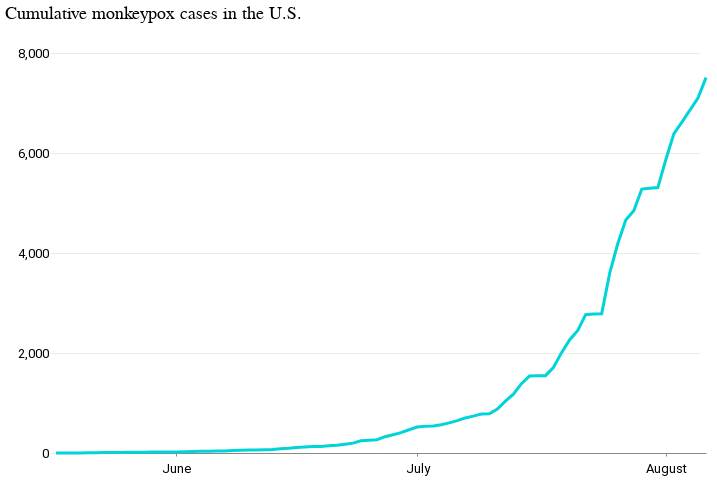

Notebook source saved alongside this figure:
### Code cell
alt.Chart(src).mark_line().encode(
    x=alt.X("date:T", axis=alt.Axis(tickCount=5), title=""),
    y=alt.Y("cumulative_sum:Q", title=" ", axis=alt.Axis(tickCount=5)),
).properties(
    title="Cumulative monkeypox cases in the U.S.", width=650, height=400
).configure_legend(
    symbolType="stroke", orient="top"
)

### Figure 1 — Vega-Lite specification as saved in the notebook (floating-point values rounded to 4 significant figures)
{"config": {"view": {"width": 800, "height": 450, "strokeOpacity": 0}, "background": "#ffffff", "title": {"anchor": "start", "font": "Summit Sans", "fontColor": "palette[\"black\"]", "fontSize": 18, "fontWeight": "normal"}, "arc": {"fill": "#00d4d8"}, "area": {"fill": "#00d4d8"}, "line": {"stroke": "#00d4d8", "strokeWidth": 3}, "path": {"stroke": "#00d4d8"}, "rect": {"fill": "#00d4d8"}, "shape": {"stroke": "#00d4d8"}, "bar": {"fill": "#00d4d8"}, "point": {"stroke": "#00d4d8"}, "symbol": {"fill": "#00d4d8", "size": 30}, "axis": {"titleFont": "Roboto", "titleFontSize": 15, "titleFontWeight": "normal", "labelFont": "Roboto, sans", "labelFontSize": 13, "labelFontWeight": "normal"}, "axisX": {"labelAngle": 0, "labelPadding": 6, "tickSize": 3, "grid": false}, "axisY": {"labelBaseline": "middle", "maxExtent": 45, "minExtent": 45, "titleAlign": "left", "titleAngle": 0, "titleX": -45, "titleY": -11, "domainOpacity": 0, "gridWidth": 0.6, "gridColor": "#dddddd", "offset": 6, "tickSize": 0, "titleColor": "#767676"}, "legend": {"titleFont": "Roboto", "titleFontSize": 15, "titleFontWeight": "normal", "symbolType": "stroke", "labelFont": "Roboto, sans", "labelFontSize": 13, "orient": "top"}, "range": {"category": ["#005f66", "#e37e2d", "#d64a3b", "#76b0ef", "#c1bc40"], "diverging": ["#e68a4f", "#f4bb6a", "#f9e39c", "#dadfe2", "#a6b7c6", "#849eae"], "heatmap": ["#7ff6f6", "#00eeef", "#00d4d8", "#00abb2", "#00848b", "#fbf2c7", "#00363d"], "ordinal": ["#7ff6f6", "#00eeef", "#00d4d8", "#00abb2", "#00848b", "#fbf2c7", "#00363d"], "ramp": ["#7ff6f6", "#00eeef", "#00d4d8", "#00abb2", "#00848b", "#fbf2c7", "#00363d"]}}, "data": {"name": "data-d78cf8450befbc5a2dccdcb63ebb7895"}, "mark": "line", "encoding": {"x": {"axis": {"tickCount": 5}, "field": "date", "title": "", "type": "temporal"}, "y": {"axis": {"tickCount": 5}, "field": "cumulative_sum", "title": " ", "type": "quantitative"}}, "height": 400, "title": "Cumulative monkeypox cases in the U.S.", "width": 650, "$schema": "https://vega.github.io/schema/vega-lite/v4.17.0.json", "datasets": {"data-d78cf8450befbc5a2dccdcb63ebb7895": [{"date": "2022-08-06", "cases": 408, "cumulative_sum": 7507}, {"date": "2022-08-05", "cases": 483, "cumulative_sum": 7099}, {"date": "2022-08-03", "cases": 229, "cumulative_sum": 6616}, {"date": "2022-08-02", "cases": 516, "cumulative_sum": 6387}, {"date": "2022-08-01", "cases": 562, "cumulative_sum": 5871}, {"date": "2022-07-31", "cases": 14, "cumulative_sum": 5309}, {"date": "2022-07-30", "cases": 16, "cumulative_sum": 5295}, {"date": "2022-07-29", "cases": 435, "cumulative_sum": 5279}, {"date": "2022-07-28", "cases": 184, "cumulative_sum": 4844}, {"date": "2022-07-27", "cases": 476, "cumulative_sum": 4660}, {"date": "2022-07-26", "cases": 586, "cumulative_sum": 4184}, {"date": "2022-07-25", "cases": 812, "cumulative_sum": 3598}, {"date": "2022-07-24", "cases": 6, "cumulative_sum": 2786}, {"date": "2022-07-23", "cases": 13, "cumulative_sum": 2780}, {"date": "2022-07-22", "cases": 322, "cumulative_sum": 2767}, {"date": "2022-07-21", "cases": 183, "cumulative_sum": 2445}, {"date": "2022-07-20", "cases": 255, "cumulative_sum": 2262}, {"date": "2022-07-19", "cases": 292, "cumulative_sum": 2007}, {"date": "2022-07-18", "cases": 168, "cumulative_sum": 1715}, {"date": "2022-07-17", "cases": 1, "cumulative_sum": 1547}, {"date": "2022-07-16", "cases": 7, "cumulative_sum": 1546}, {"date": "2022-07-15", "cases": 152, "cumulative_sum": 1539}, {"date": "2022-07-14", "cases": 209, "cumulative_sum": 1387}, {"date": "2022-07-13", "cases": 141, "cumulative_sum": 1178}, {"date": "2022-07-12", "cases": 157, "cumulative_sum": 1037}, {"date": "2022-07-11", "cases": 95, "cumulative_sum": 880}, {"date": "2022-07-10", "cases": 7, "cumulative_sum": 785}, {"date": "2022-07-09", "cases": 41, "cumulative_sum": 778}, {"date": "2022-07-08", "cases": 36, "cumulative_sum": 737}, {"date": "2022-07-07", "cases": 53, "cumulative_sum": 701}, {"date": "2022-07-06", "cases": 46, "cumulative_sum": 648}, {"date": "2022-07-05", "cases": 36, "cumulative_sum": 602}, {"date": "2022-07-04", "cases": 24, "cumulative_sum": 566}, {"date": "2022-07-03", "cases": 8, "cumulative_sum": 542}, {"date": "2022-07-02", "cases": 15, "cumulative_sum": 534}, {"date": "2022-07-01", "cases": 54, "cumulative_sum": 519}, {"date": "2022-06-30", "cases": 57, "cumulative_sum": 465}, {"date": "2022-06-29", "cases": 42, "cumulative_sum": 408}, {"date": "2022-06-28", "cases": 40, "cumulative_sum": 366}, {"date": "2022-06-27", "cases": 60, "cumulative_sum": 326}, {"date": "2022-06-26", "cases": 9, "cumulative_sum": 266}, {"date": "2022-06-25", "cases": 12, "cumulative_sum": 257}, {"date": "2022-06-24", "cases": 48, "cumulative_sum": 245}, {"date": "2022-06-23", "cases": 20, "cumulative_sum": 197}, {"date": "2022-06-22", "cases": 20, "cumulative_sum": 177}, {"date": "2022-06-21", "cases": 14, "cumulative_sum": 157}, {"date": "2022-06-20", "cases": 11, "cumulative_sum": 143}, {"date": "2022-06-19", "cases": 4, "cumulative_sum": 132}, {"date": "2022-06-18", "cases": 9, "cumulative_sum": 128}, {"date": "2022-06-17", "cases": 8, "cumulative_sum": 119}, {"date": "2022-06-16", "cases": 17, "cumulative_sum": 111}, {"date": "2022-06-15", "cases": 10, "cumulative_sum": 94}, {"date": "2022-06-14", "cases": 15, "cumulative_sum": 84}, {"date": "2022-06-13", "cases": 3, "cumulative_sum": 69}, {"date": "2022-06-12", "cases": 5, "cumulative_sum": 66}, {"date": "2022-06-11", "cases": 2, "cumulative_sum": 61}, {"date": "2022-06-10", "cases": 4, "cumulative_sum": 59}, {"date": "2022-06-09", "cases": 7, "cumulative_sum": 55}, {"date": "2022-06-08", "cases": 6, "cumulative_sum": 48}, {"date": "2022-06-07", "cases": 4, "cumulative_sum": 42}, {"date": "2022-06-06", "cases": 5, "cumulative_sum": 38}, {"date": "2022-06-05", "cases": 0, "cumulative_sum": 33}, {"date": "2022-06-04", "cases": 2, "cumulative_sum": 33}, {"date": "2022-06-03", "cases": 6, "cumulative_sum": 31}, {"date": "2022-06-02", "cases": 3, "cumulative_sum": 25}, {"date": "2022-06-01", "cases": 1, "cumulative_sum": 22}, {"date": "2022-05-31", "cases": 3, "cumulative_sum": 21}, {"date": "2022-05-30", "cases": 0, "cumulative_sum": 18}, {"date": "2022-05-29", "cases": 1, "cumulative_sum": 18}, {"date": "2022-05-28", "cases": 0, "cumulative_sum": 17}, {"date": "2022-05-27", "cases": 3, "cumulative_sum": 17}, {"date": "2022-05-26", "cases": 2, "cumulative_sum": 14}, {"date": "2022-05-25", "cases": 2, "cumulative_sum": 12}, {"date": "2022-05-24", "cases": 1, "cumulative_sum": 10}, {"date": "2022-05-23", "cases": 4, "cumulative_sum": 9}, {"date": "2022-05-22", "cases": 1, "cumulative_sum": 5}, {"date": "2022-05-21", "cases": 2, "cumulative_sum": 4}, {"date": "2022-05-20", "cases": 1, "cumulative_sum": 2}, {"date": "2022-05-19", "cases": 0, "cumulative_sum": 1}, {"date": "2022-05-18", "cases": 0, "cumulative_sum": 1}, {"date": "2022-05-17", "cases": 1, "cumulative_sum": 1}]}}
